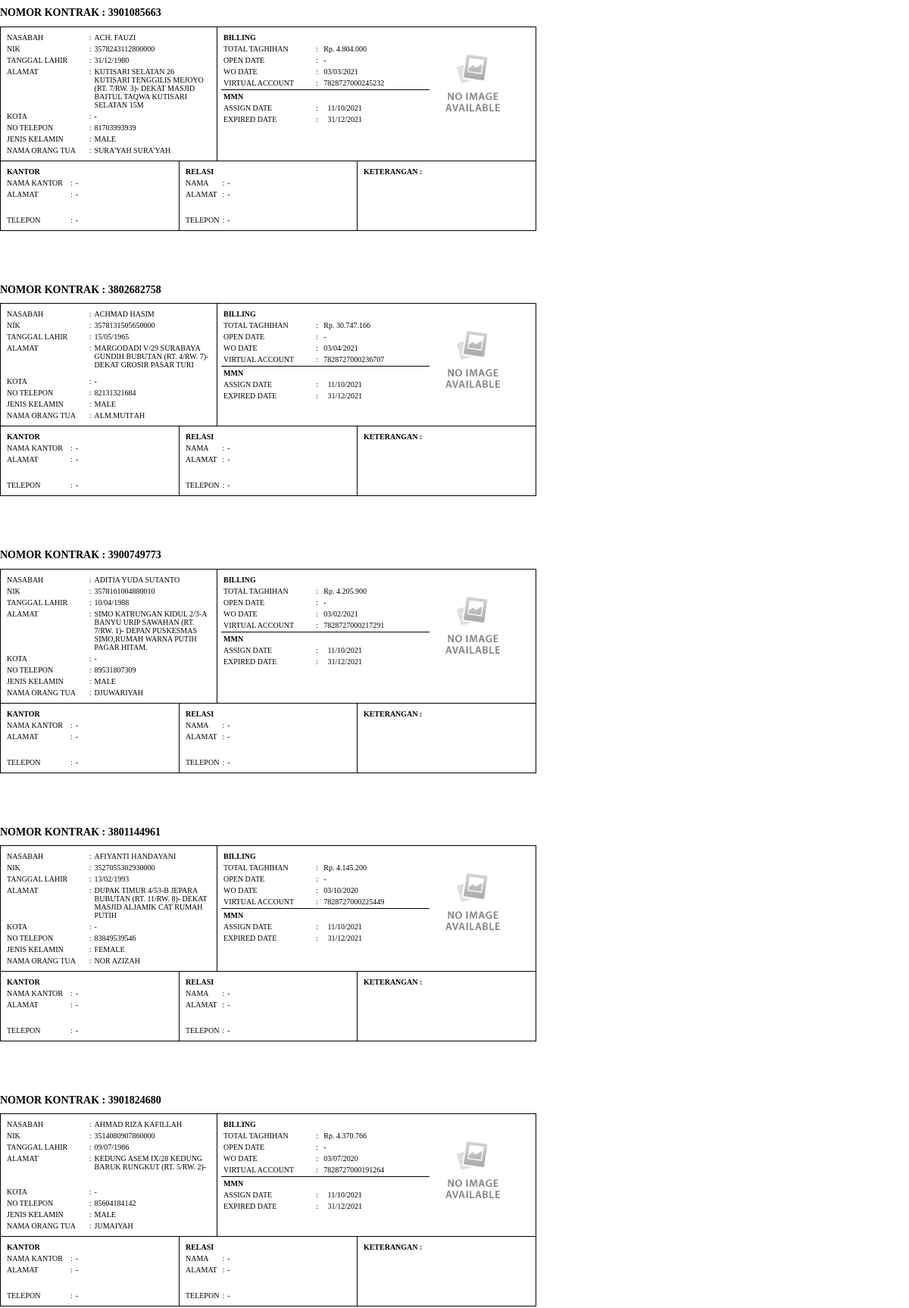
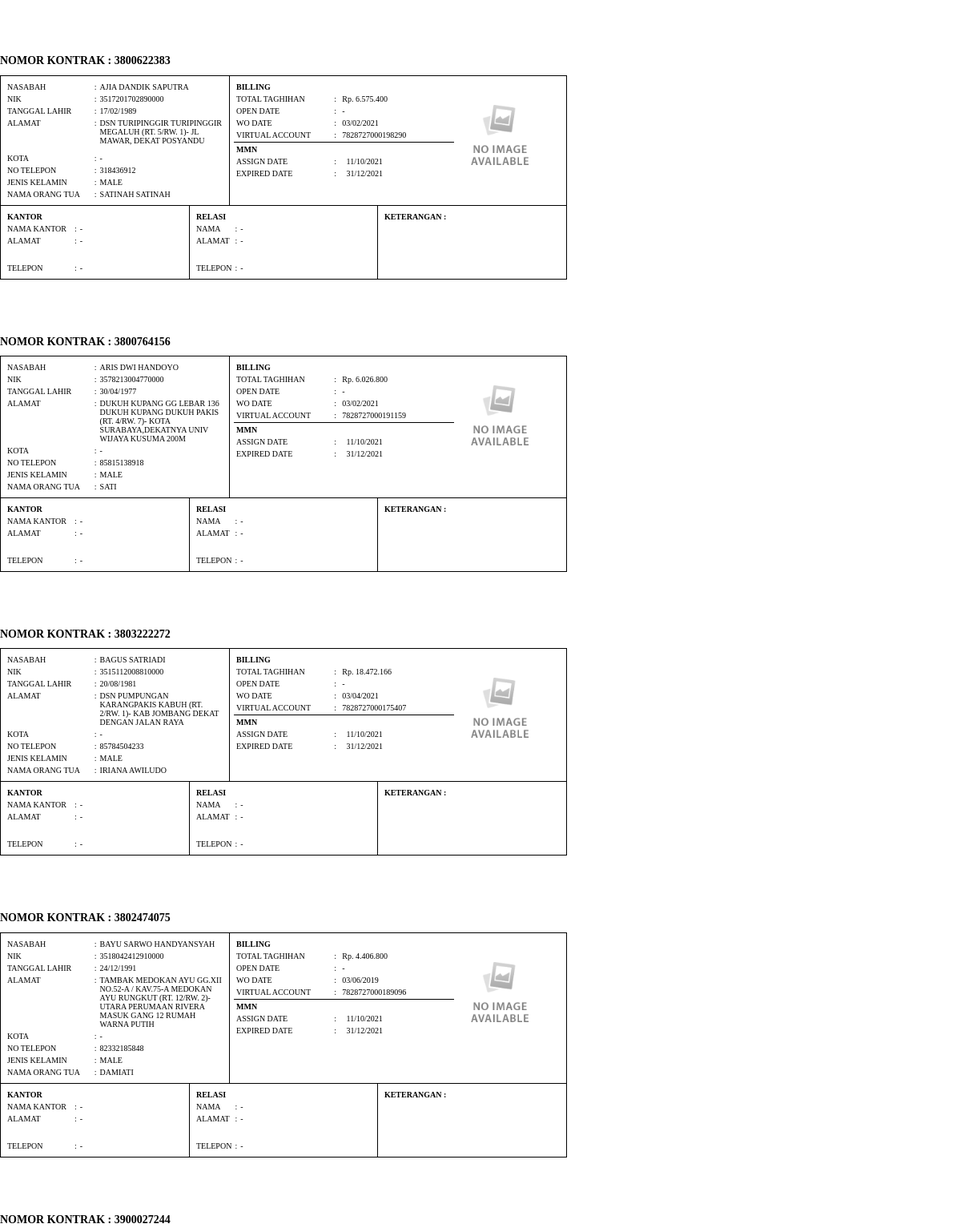
Page /main/dataTable/HCI (upper part) on the committed database (2 pictures, top to bottom).
### tables this page shows
CREATE TABLE `assgn_okt_21_pt_mmn` (
  `TGL_ASSIGN` datetime DEFAULT NULL,
  `TGL_KEMBALI` datetime DEFAULT NULL,
  `OPEN_DATE` int(11) DEFAULT NULL,
  `WO_DATE` datetime DEFAULT NULL,
  `NO_KONTRAK` bigint(20) DEFAULT NULL,
  `NASABAH` varchar(31) DEFAULT NULL,
  `TOTAL_TAGIHAN` int(11) DEFAULT NULL,
  `VIRTUAL_ACCN` varchar(17) DEFAULT NULL,
  `HANDPHONE` bigint(20) DEFAULT NULL,
  `PRODUK` varchar(9) DEFAULT NULL,
  `JENIS` varchar(48) DEFAULT NULL,
  `TGL_LAHIR` varchar(19) DEFAULT NULL,
  `JENIS_KELAMIN` varchar(6) DEFAULT NULL,
  `IBU_KANDUNG` varchar(29) DEFAULT NULL,
  `Nomor_KTP` varchar(29) DEFAULT NULL,
  `TLPN_RUMAH` varchar(17) DEFAULT NULL,
  `ALAMAT_RUMAH` varchar(138) DEFAULT NULL,
  `KOTA` varchar(10) DEFAULT NULL,
  `KEC` int(11) DEFAULT NULL,
  `KANTOR` varchar(39) DEFAULT NULL,
  `ALAMAT_KANTOR` varchar(80) DEFAULT NULL,
  `TLPN_KANTOR` varchar(18) DEFAULT NULL,
  `NAMA_ECON` varchar(26) DEFAULT NULL,
  `ALAMAT_ECON` varchar(54) DEFAULT NULL,
  `HP_ECON` varchar(17) DEFAULT NULL,
  `NAMA_AGENCY` varchar(3) DEFAULT NULL
);

### application/views/pdf/a.php (the view, shortened to what the rows shown need)
<!DOCTYPE html>
<html lang="en">
<head>
    <link rel="stylesheet" href="<?= base_url('assets/cetak/style.css')?>">
</head>
<body>
<?php
        $servername = "localhost";
        $username = "root";
        $password = "";
        $dbname = "db_ptnauli";
        $conn = new mysqli($servername, $username, $password, $dbname);
        $data = array();
        $filter = str_replace('%20', ' ', $filter);
        $sql = "SELECT * FROM $param WHERE produk like '%$filter%'";
        $result = $conn->query($sql);
        while($row = mysqli_fetch_array($result)) {
            $data[] = $row;
        }
    ?>
    <?php for ($i=0; $i < count($data); $i++) { ?>
    <div class="container" style="margin-bottom:70px;">
        <h1 class="title-text" style="font-size: 14px;">
            NOMOR KONTRAK : <?= $data[$i]['NO_KONTRAK'] ?>
        </h1>
        <div class="grid">
            <div class="content-box inline-block" style="border-left: 1px solid black;border-top: 1px solid black;border-bottom:1px solid black">
                <div class="grid-inside-1">
                    <table>
                        <tr>
                            <td width="40%">NASABAH</td>
                            <td>:</td>
                            <td>
                                <?php if($data[$i]['NASABAH'] == null):?>
                                    -
                                <?php else:?>
                                    <?= strtoupper($data[$i]['NASABAH']); ?>
                                <?php endif ?>
                            </td>
                        </tr>
                        <tr>
                            <td>NIK</td>
                            <td>:</td>
                            <td>
                                <?php if($data[$i]['Nomor_KTP'] == null):?>
                                    -
                                <?php else:?>
                                    <?= $data[$i]['Nomor_KTP']?>
                                <?php endif ?>
                            </td>
                        </tr>
                        <tr>
                            <td>TANGGAL LAHIR</td>
                            <td>:</td>
                            <td>
                                <?php if($data[$i]['TGL_LAHIR'] == null):?>
                                    -
                                <?php else:?>
                                    <?= date("d/m/Y", strtotime($data[$i]['TGL_LAHIR']));?>
                                <?php endif ?>
                            </td>
                        </tr>
                        <tr>
                            <td valign="top">ALAMAT</td>
                            <td valign="top">:</td>
                            <td valign="top" height="40px" max-height="40px">
                                <?php if($data[$i]['ALAMAT_RUMAH'] == null):?>
                                    -
                                <?php else:?>
                                    <?= strtoupper($data[$i]['ALAMAT_RUMAH']);?>
                                <?php endif ?>
                            </td>
                        </tr>
                        <tr>
                            <td>KOTA</td>
                            <td>:</td>
                            <td>
                                <?php if($data[$i]['KEC'] == null):?>
                                    -
                                <?php else:?>
                                    <?= strtoupper($data[$i]['KEC'] . " - " . $data[$i]['KOTA']);?>
                                <?php endif ?>
                            </td>
                        </tr>
                        <tr>
                            <td>NO TELEPON</td>
                            <td>:</td>
                            <td>
                                <?php if($data[$i]['HANDPHONE'] == null):?>
                                    -
                                <?php else:?>
                                    <?= strtoupper($data[$i]['HANDPHONE']);?>
                                <?php endif ?>
                            </td>
                        </tr>
                        <tr>
                            <td>JENIS KELAMIN</td>
                            <td>:</td>
                            <td>
                                <?php if($data[$i]['JENIS_KELAMIN'] == null):?>
                                    -
                                <?php else:?>
                                    <?= strtoupper($data[$i]['JENIS_KELAMIN']);?>
                                <?php endif ?>
                            </td>
                        </tr>
                        <tr>
                            <td>NAMA ORANG TUA</td>
                            <td>:</td>
                            <td>
                                <?php if($data[$i]['IBU_KANDUNG'] == null):?>
                                    -
                                <?php else:?>
                                    <?= strtoupper($data[$i]['IBU_KANDUNG']);?>
                                <?php endif ?>
                            </td>
                        </tr>
                    </table>
                </div>
            </div>
            <div class="content-box inline-block" style="border-left: 1px solid black;border-top: 1px solid black;border-bottom:1px solid black">
                <div class="grid-inside-2">
                    <div class="grid3">
                        <table>
                            <tr>
                                <td><b>BILLING</b></td>
                            </tr>
                            <tr>
                                <td width="45%">TOTAL TAGHIHAN</td>
                                <td>:</td>
                                <td>
                                    <?php if($data[$i]['TOTAL_TAGIHAN'] == null):?>
                                        -
                                    <?php else:?>
                                        <?= 'Rp. '.strrev(implode('.',str_split(strrev(strval($data[$i]['TOTAL_TAGIHAN'])),3)));?>
                                    <?php endif ?>
                                </td>
                            </tr>
                            <tr>
                                <td>OPEN DATE</td>
                                <td>:</td>
                                <td>
                                    <?php if($data[$i]['OPEN_DATE'] == null):?>
                                        -
                                    <?php else:?>
                                        <?= date("d/m/Y", strtotime($data[$i]['OPEN_DATE']));?>
                                    <?php endif ?>
                                </td>
                            </tr>
                            <tr>
                                <td>WO DATE</td>
                                <td>:</td>
                                <td>
                                    <?php if($data[$i]['WO_DATE'] == null):?>
                                        -
                                    <?php else:?>
                                        <?= date("d/m/Y", strtotime($data[$i]['WO_DATE']));?>
                                    <?php endif ?>
                                </td>
                            </tr>
                            <tr>
                                <td>VIRTUAL ACCOUNT</td>
                                <td>:</td>
                                <td>
                                    <?php if($data[$i]['VIRTUAL_ACCN'] == null):?>
                                    -
                                    <?php else:?>
                                        <?= strtoupper($data[$i]['VIRTUAL_ACCN']);?>
                                    <?php endif ?>
                                </td>
                            </tr>
                        </table>
                    </div>
                    <div class="grid3" style="border-top: 1px solid black;">
                        <table>
                            <tr>
                                <td><b><?= strtoupper($data[$i]['NAMA_AGENCY']);?></b></td>
                            </tr>
                            <tr>
                                <td width="45%">ASSIGN DATE</td>
                                <td>:</td>
                                <td>
                                    <?php if($data[$i]['TGL_ASSIGN'] == null):?>
                                        -
                                    <?php else:?>
                                        <?= date("d/m/Y", strtotime($data[$i]['TGL_ASSIGN']));?>
                                    <?php endif ?>
                                </td>
                            </tr>
                            <tr>
                                <td>EXPIRED DATE</td>
                                <td>:</td>
                                <td>
                                    <?php if($data[$i]['TGL_KEMBALI'] == null):?>
                                        -
                                    <?php else:?>
                                        <?= date("d/m/Y", strtotime($data[$i]['TGL_KEMBALI']));?>
                                    <?php endif ?>
                                </td>
                            </tr>
                        </table>
                    </div>
                </div>
            </div>
            <div class="content-box inline-block" style="border-right: 1px solid black;border-bottom:1px solid black;border-top:1px solid black">
                <?php
                $conv_name = str_replace(' ', '_', $filter);
                $stats_img = 0;
                if ($stats_img == 1) {?>
                    <img src="<?= site_url('upload/image/'.strtolower($conv_name).'.png')?>" style="width: 100px; margin-top:20px">
                <?php }else{?>
                    <img src="<?= site_url('upload/image/no_image.png')?>" style="width: 100px; margin-top:20px">
                <?php } ?>
            </div>
        </div>
        <div class="grid1">
            <div class="content-box inline-block" style="border-left: 1px solid black;border-bottom:1px solid black;">
                <div class="grid-inside-1">
                    <table>
                        <tr>
                            <td><b>KANTOR</b></td>
                        </tr>
                        <tr>
                            <td width="80px">NAMA KANTOR</td>
                            <td>:</td>
                            <td>
                                <?php if($data[$i]['KANTOR'] == null):?>
                                    -
                                <?php else:?>
                                    <?= strtoupper($data[$i]['KANTOR']);?>
                                <?php endif ?>
                            </td>
                        </tr>
                        <tr>
                            <td valign="top">ALAMAT</td>
                            <td valign="top">:</td>
                            <td valign="top" height="30px" max-height="30px">
                                <?php if($data[$i]['ALAMAT_KANTOR'] == null):?>
                                    -
                                <?php else:?>
                                    <?= strtoupper($data[$i]['ALAMAT_KANTOR']);?>
                                <?php endif ?>
                            </td>
                        </tr>
                        <tr>
                            <td>TELEPON</td>
                            <td>:</td>
                            <td>
                                <?php if($data[$i]['TLPN_KANTOR'] == null):?>
                                    -
                                <?php else:?>
                                    <?= strtoupper($data[$i]['TLPN_KANTOR']);?>
                                <?php endif ?>
                            </td>
                        </tr>
                    </table>
                </div>
            </div>
            <div class="content-box inline-block" style="border-right: 1px solid black;border-left: 1px solid black;border-bottom:1px solid black;">
                <div class="grid-inside-2">
                    <table>
                        <tr>
                            <td><b>RELASI</b></td>
                        </tr>
                        <tr>
                            <td>NAMA</td>
                            <td>:</td>
                            <td>
                                <?php if($data[$i]['NAMA_ECON'] == null):?>
                                    -
                                <?php else:?>
                                    <?= strtoupper($data[$i]['NAMA_ECON']);?>
                                <?php endif ?>
                            </td>
                        </tr>
                        <tr>
                            <td valign="top">ALAMAT</td>
                            <td valign="top">:</td>
                            <td valign="top" height="30px" max-height="30px">
                                <?php if($data[$i]['ALAMAT_ECON'] == null):?>
                                    -
                                <?php else:?>
                                    <?= strtoupper($data[$i]['ALAMAT_ECON']);?>
                                <?php endif ?>
                            </td>
                        </tr>
                        <tr>
                            <td>TELEPON</td>
                            <td>:</td>
                            <td>
                                <?php if($data[$i]['HP_ECON'] == null):?>
                                    -
                                <?php else:?>
                                    <?= strtoupper($data[$i]['HP_ECON']);?>
                                <?php endif ?>
                            </td>
                        </tr>
                    </table>
                </div>
            </div>
            <div class="content-box inline-block" style="border-right: 1px solid black;border-bottom:1px solid black;">
                <table>
                    <tr>
                        <td><b>KETERANGAN :</b></td>
                    </tr>
                    <tr>
                        <td></td>
                    </tr>
                </table>
            </div>
        </div>
    </div>
    <?php } ?>
</body>
</html>

### rows in the picture
assgn_okt_21_pt_mmn: NO_KONTRAK "3901085663", NASABAH "ACH. FAUZI", Nomor_KTP "3578243112800000", TGL_LAHIR "31/12/1980", ALAMAT_RUMAH "KUTISARI SELATAN 26 KUTISARI TENGGILIS MEJOYO (RT. 7/RW. 3)- DEKAT MASJID BAITUL TAQWA KUTISARI SELATAN 15M", HANDPHONE "81703993939", JENIS_KELAMIN "MALE", IBU_KANDUNG "SURA'YAH SURA'YAH", TOTAL_TAGIHAN "4.804.000", WO_DATE "03/03/2021", VIRTUAL_ACCN "7828727000245232", NAMA_AGENCY "MMN", TGL_ASSIGN "11/10/2021", TGL_KEMBALI "31/12/2021"
assgn_okt_21_pt_mmn: NO_KONTRAK "3802682758", NASABAH "ACHMAD HASIM", Nomor_KTP "3578131505650000", TGL_LAHIR "15/05/1965", ALAMAT_RUMAH "MARGODADI V/29 SURABAYA GUNDIH BUBUTAN (RT. 4/RW. 7)- DEKAT GROSIR PASAR TURI", HANDPHONE "82131321684", JENIS_KELAMIN "MALE", IBU_KANDUNG "ALM.MUTI'AH", TOTAL_TAGIHAN "30.747.166", WO_DATE "03/04/2021", VIRTUAL_ACCN "7828727000236707", NAMA_AGENCY "MMN", TGL_ASSIGN "11/10/2021", TGL_KEMBALI "31/12/2021"
assgn_okt_21_pt_mmn: NO_KONTRAK "3900749773", NASABAH "ADITIA YUDA SUTANTO", Nomor_KTP "3578161004880010", TGL_LAHIR "10/04/1988", ALAMAT_RUMAH "SIMO KATRUNGAN KIDUL 2/3-A BANYU URIP SAWAHAN (RT. 7/RW. 1)- DEPAN PUSKESMAS SIMO,RUMAH WARNA PUTIH PAGAR HITAM.", HANDPHONE "89531807309", JENIS_KELAMIN "MALE", IBU_KANDUNG "DJUWARIYAH", TOTAL_TAGIHAN "4.205.900", WO_DATE "03/02/2021", VIRTUAL_ACCN "7828727000217291", NAMA_AGENCY "MMN", TGL_ASSIGN "11/10/2021", TGL_KEMBALI "31/12/2021"
assgn_okt_21_pt_mmn: NO_KONTRAK "3801144961", NASABAH "AFIYANTI HANDAYANI", Nomor_KTP "3527055302930000", TGL_LAHIR "13/02/1993", ALAMAT_RUMAH "DUPAK TIMUR 4/53-B JEPARA BUBUTAN (RT. 11/RW. 8)- DEKAT MASJID ALJAMIK CAT RUMAH PUTIH", HANDPHONE "83849539546", JENIS_KELAMIN "FEMALE", IBU_KANDUNG "NOR AZIZAH", TOTAL_TAGIHAN "4.145.200", WO_DATE "03/10/2020", VIRTUAL_ACCN "7828727000225449", NAMA_AGENCY "MMN", TGL_ASSIGN "11/10/2021", TGL_KEMBALI "31/12/2021"
assgn_okt_21_pt_mmn: NO_KONTRAK "3901824680", NASABAH "AHMAD RIZA KAFILLAH", Nomor_KTP "3514080907860000", TGL_LAHIR "09/07/1986", ALAMAT_RUMAH "KEDUNG ASEM IX/28 KEDUNG BARUK RUNGKUT (RT. 5/RW. 2)-", HANDPHONE "85604184142", JENIS_KELAMIN "MALE", IBU_KANDUNG "JUMAIYAH", TOTAL_TAGIHAN "4.370.766", WO_DATE "03/07/2020", VIRTUAL_ACCN "7828727000191264", NAMA_AGENCY "MMN", TGL_ASSIGN "11/10/2021", TGL_KEMBALI "31/12/2021"
assgn_okt_21_pt_mmn: NO_KONTRAK "3800622383", NASABAH "AJIA DANDIK SAPUTRA", Nomor_KTP "3517201702890000", TGL_LAHIR "17/02/1989", ALAMAT_RUMAH "DSN TURIPINGGIR TURIPINGGIR MEGALUH (RT. 5/RW. 1)- JL MAWAR, DEKAT POSYANDU", HANDPHONE "318436912", JENIS_KELAMIN "MALE", IBU_KANDUNG "SATINAH SATINAH", TOTAL_TAGIHAN "6.575.400", WO_DATE "03/02/2021", VIRTUAL_ACCN "7828727000198290", NAMA_AGENCY "MMN", TGL_ASSIGN "11/10/2021", TGL_KEMBALI "31/12/2021"
assgn_okt_21_pt_mmn: NO_KONTRAK "3800764156", NASABAH "ARIS DWI HANDOYO", Nomor_KTP "3578213004770000", TGL_LAHIR "30/04/1977", ALAMAT_RUMAH "DUKUH KUPANG GG LEBAR 136 DUKUH KUPANG DUKUH PAKIS (RT. 4/RW. 7)- KOTA SURABAYA,DEKATNYA UNIV WIJAYA KUSUMA 200M", HANDPHONE "85815138918", JENIS_KELAMIN "MALE", IBU_KANDUNG "SATI", TOTAL_TAGIHAN "6.026.800", WO_DATE "03/02/2021", VIRTUAL_ACCN "7828727000191159", NAMA_AGENCY "MMN", TGL_ASSIGN "11/10/2021", TGL_KEMBALI "31/12/2021"
assgn_okt_21_pt_mmn: NO_KONTRAK "3803222272", NASABAH "BAGUS SATRIADI", Nomor_KTP "3515112008810000", TGL_LAHIR "20/08/1981", ALAMAT_RUMAH "DSN PUMPUNGAN KARANGPAKIS KABUH (RT. 2/RW. 1)- KAB JOMBANG DEKAT DENGAN JALAN RAYA", HANDPHONE "85784504233", JENIS_KELAMIN "MALE", IBU_KANDUNG "IRIANA AWILUDO", TOTAL_TAGIHAN "18.472.166", WO_DATE "03/04/2021", VIRTUAL_ACCN "7828727000175407", NAMA_AGENCY "MMN", TGL_ASSIGN "11/10/2021", TGL_KEMBALI "31/12/2021"
assgn_okt_21_pt_mmn: NO_KONTRAK "3802474075", NASABAH "BAYU SARWO HANDYANSYAH", Nomor_KTP "3518042412910000", TGL_LAHIR "24/12/1991", ALAMAT_RUMAH "TAMBAK MEDOKAN AYU GG.XII NO.52-A / KAV.75-A MEDOKAN AYU RUNGKUT (RT. 12/RW. 2)- UTARA PERUMAAN RIVERA MASUK GANG 12 RUMAH WARNA PUTIH", HANDPHONE "82332185848", JENIS_KELAMIN "MALE", IBU_KANDUNG "DAMIATI", TOTAL_TAGIHAN "4.406.800", WO_DATE "03/06/2019", VIRTUAL_ACCN "7828727000189096", NAMA_AGENCY "MMN", TGL_ASSIGN "11/10/2021", TGL_KEMBALI "31/12/2021"
assgn_okt_21_pt_mmn: NO_KONTRAK "3900027244"
